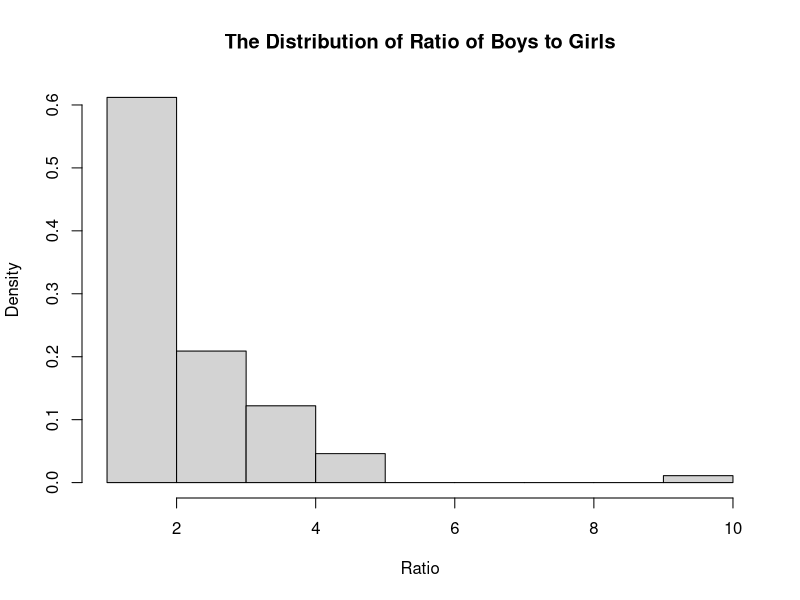

R code for this plot:
#boy is 1, and girl is 2
library(purrr) 
allratio=c()
test=function()
{
  Child <- purrr::map(1:10, function(x) { sample(1:2,1,prob =c(0.5,0.5)) })
  
  for(i in 1:10)#for ten families
  {
    #if they do not have boy, they will continue giving birth
    while(Child[[i]][length(Child[[i]])]==2)  
    {
          a=sample(1:2,1,prob =c(0.5,0.5))#give birth
          Child[[i]][length(Child[i])+1]=a
    }
  }

  #calculate the number of boys  
  count_boy=0
  for(i in 1:10)
  {
    for(j in 1:length(Child[[i]]))
    {
      if(Child[[i]][j]==1)
        count_boy=count_boy+1
    }
  }
  
  #calculate the number of boys  
  count_girl=0
  for(i in 1:10)
  {
    for(j in 1:length(Child[[i]]))
    {
      if(Child[[i]][j]==2)
        count_girl=count_girl+1
    }
  }
  
  ratio=count_boy/count_girl
  return(ratio)
}

for(i in 1:1000)
{
  allratio[i]=test()
}

hist(allratio,freq = F,main="The Distribution of Ratio of Boys to Girls",xlab = "Ratio")
